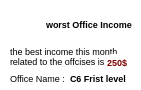
        <widget class="QWidget" name="chargeStatOffice_9" native="true">
         <property name="geometry">
          <rect>
           <x>220</x>
           <y>210</y>
           <width>141</width>
           <height>90</height>
          </rect>
         </property>
         <property name="styleSheet">
          <string notr="true">background-color:white;
border-radius:5px;</string>
         </property>
         <widget class="QLabel" name="worst_icon3">
          <property name="geometry">
           <rect>
            <x>8</x>
            <y>6</y>
            <width>31</width>
            <height>31</height>
           </rect>
          </property>
          <property name="text">
           <string/>
          </property>
          <property name="pixmap">
           <pixmap resource="res.qrc">:/img/img/down_icone.png</pixmap>
          </property>
         </widget>
         <widget class="QLabel" name="worst_office_icome_titel3">
          <property name="geometry">
           <rect>
            <x>46</x>
            <y>16</y>
            <width>101</width>
            <height>16</height>
           </rect>
          </property>
          <property name="font">
           <font>
            <pointsize>7</pointsize>
            <weight>75</weight>
            <bold>true</bold>
           </font>
          </property>
          <property name="styleSheet">
           <string notr="true">font-weight:bold;</string>
          </property>
          <property name="text">
           <string>worst Office Income</string>
          </property>
         </widget>
         <widget class="QLabel" name="office_name6">
          <property name="geometry">
           <rect>
            <x>10</x>
            <y>70</y>
            <width>61</width>
            <height>16</height>
           </rect>
          </property>
          <property name="font">
           <font>
            <pointsize>7</pointsize>
           </font>
          </property>
          <property name="text">
           <string>Office Name :</string>
          </property>
         </widget>
         <widget class="QLabel" name="office_name_worst3">
          <property name="geometry">
           <rect>
            <x>70</x>
            <y>70</y>
            <width>61</width>
            <height>16</height>
           </rect>
          </property>
          <property name="font">
           <font>
            <pointsize>7</pointsize>
            <weight>75</weight>
            <bold>true</bold>
           </font>
          </property>
          <property name="text">
           <string>C6 Frist level</string>
          </property>
         </widget>
         <widget class="QLabel" name="des_worst3">
          <property name="geometry">
           <rect>
            <x>10</x>
            <y>46</y>
            <width>121</width>
            <height>21</height>
           </rect>
          </property>
          <property name="font">
           <font>
            <pointsize>7</pointsize>
           </font>
          </property>
          <property name="styleSheet">
           <string notr="true">font-weight:5px;</string>
          </property>
          <property name="text">
           <string>the best income this month related to the offcises is</string>
          </property>
          <property name="wordWrap">
           <bool>true</bool>
          </property>
         </widget>
         <widget class="QLabel" name="red_price_worst3">
          <property name="geometry">
           <rect>
            <x>107</x>
            <y>54</y>
            <width>31</width>
            <height>16</height>
           </rect>
          </property>
          <property name="font">
           <font>
            <pointsize>7</pointsize>
            <weight>75</weight>
            <bold>true</bold>
           </font>
          </property>
          <property name="styleSheet">
           <string notr="true">color:#7C0000;</string>
          </property>
          <property name="text">
           <string>250$</string>
          </property>
         </widget>
        </widget>
